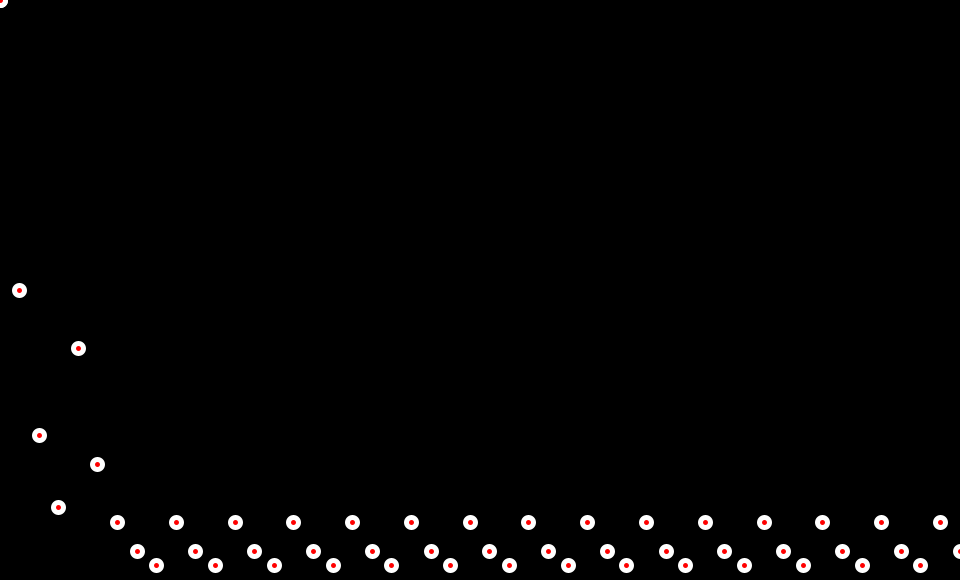
Frame 1 (no input)
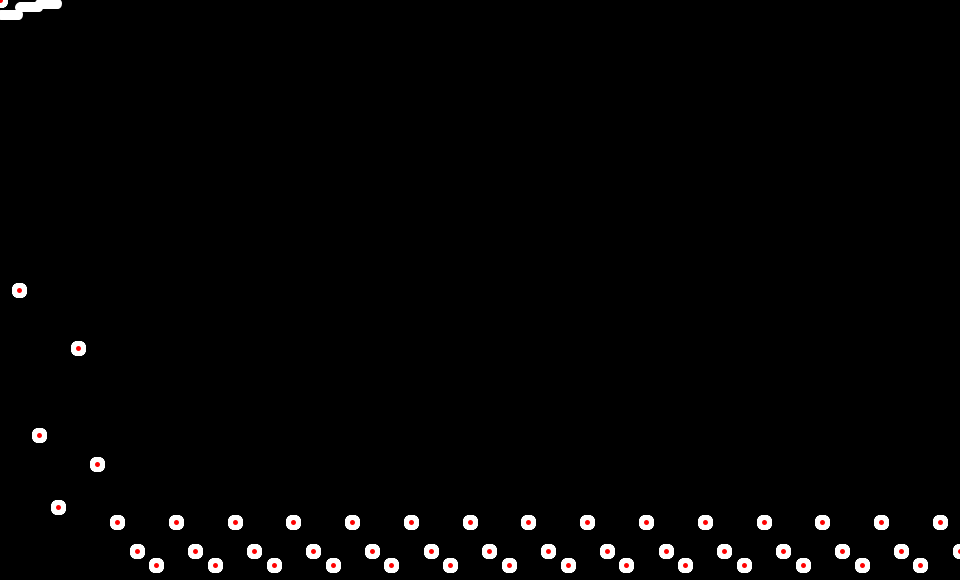
Frame 60 (the mouse pressed at the canvas centre just before this capture)
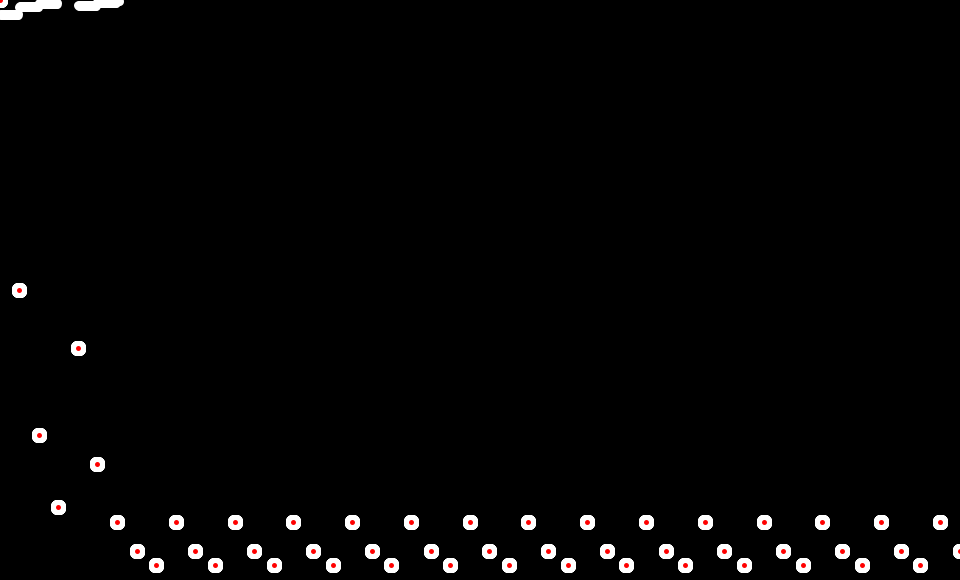
Frame 120 (the mouse held since frame 60 and released just before this capture)

The Processing sketch that drew these frames (run headless with seeded random() and noise(); from frame 60 on, the mouse is pressed at the canvas centre):

// Processing sketch: collatzconjecture
// ── collatzconjecture.pde

int NUM_POINTS = 50;
float[][] points = new float[NUM_POINTS][2];

void setup(){
  size(960,580);
  background(0);
  stroke(255);
  strokeWeight(5);
  
  points[0][0] = 0;
  points[0][1] = 40;
  for(int i = 1; i < points.length; i++){
    points[i][0] = i;
    if(points[i-1][1] % 2 == 0){
      points[i][1] = points[i-1][1] / 2;
    }
    else {
      points[i][1] = points[i-1][1] * 3 + 1;
    }
  }
  
  float[] max = GetMax(points);
  for(int i = 0; i < points.length; i++){
    points[i][0] = map(points[i][0], 0, max[0], 0, width);
    points[i][1] = height - map(points[i][1], 0, max[1], 0, height);
  }
  
  
  
}


float x = 0;
float y = 0;
int it = 0;
float slope = (points[0][1] - points[1][1]) / (points[0][0] - points[1][0]);
void draw(){
  
  fill(255);
  
  if( abs(x - points[it][0]) < 1){
    println(it);
    circle(points[it][0], points[it][1], 10);
    slope = (points[it][1] - points[it+1][1]) / (points[it][0] - points[it+1][0]);
    it++;
  }
  else{
    println(y+slope);
    circle(x,y+slope,5);
  }
  x++;
  
  for(int i = 0; i < points.length; i++){
    fill(#FF0000);
    circle(points[i][0], points[i][1], 10);
  }
  
  frameRate(24);
}

float[] GetMax(float[][] p){
  float maxX = p[0][0];
  float maxY = p[0][0];
  for(int i = 0; i < p.length; i++){
    if(p[i][0] > maxX) maxX = p[i][0];
    if(p[i][1] > maxY) maxY = p[i][1];
  }
  float[] maxes = {maxX, maxY};
  return maxes;
}
